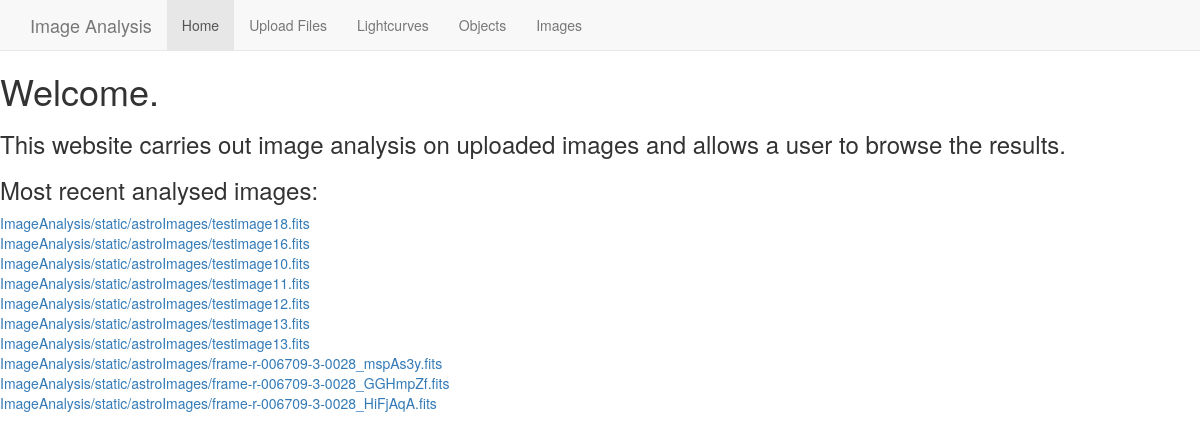
Before: / with the older database file.
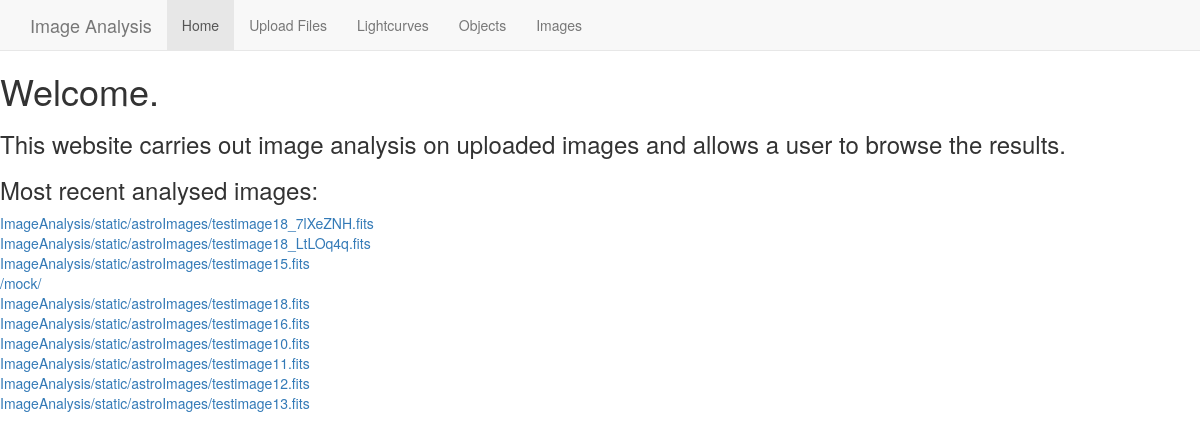
After: the same page with the newer database file.
### ImageAnalysis/models.py (models this page shows, shortened)
class Image(models.Model):
    sources = models.ManyToManyField(Source, through='SourceInImage', blank=True)
    camera = models.ForeignKey(Camera, on_delete=models.CASCADE)
    cameraFilter = models.CharField(max_length=2)
    imageFile = models.OneToOneField(UploadFile, on_delete=models.CASCADE)
    offset = models.FloatField(default=25.0)
    imageName = models.CharField(max_length=100)
    previewName = models.CharField(max_length=100)
    obsTime = models.DateTimeField()
    path = None #we can use Image.imageFile to return this
    data = None
    header = None
    offset = None #definitely add this to database
    offsetErr = None
    centreCoordinates = None #add this for image coordinate search
    backMean = None
    backMedian = None
    backStd = None
    stars = None
    magnitudes = None
    references = None
    wcsOb = None
    realMagnitudes = None

class UploadFile(models.Model):
    file = models.FileField(upload_to='ImageAnalysis/static/astroImages/')
    uploaded_at = models.DateTimeField(auto_now_add=True)
    def __str__(self):
        return str(self.file)

### ImageAnalysis/views.py (the view)
# urls.py: url(r'^$', views.index, name='index'),
def index(request):
	images = Image.objects.all() #get all images
	numberImages = len(images)
	if numberImages < 10:
		imagesToDisplay = numberImages
	else:
		imagesToDisplay = 10
	images = images[numberImages-imagesToDisplay:numberImages] #get last 10 images or all images if there's not 10
	images = images[::-1] #reverse list
	return render(request, 'ImageAnalysis/index.html', {'images': images})

### ImageAnalysis/templates/ImageAnalysis/index.html (shortened to what this page needs)
{% extends 'base.html' %}
{% block content%}
	<h1>Welcome.</h1>
	<h3>This website carries out image analysis on uploaded images and allows a user to browse the results.</h3>
	<h3>Most recent analysed images: </h3>
	{% for image in images %}
		<a href="{% url 'imageanalysis:image' %}{{image.id}}">{{image.imageFile}}</a><br/>
	{% endfor %}
{% endblock %}

### ImageAnalysis/templates/ImageAnalysis/base.html (shortened to what this page needs)
<!DOCTYPE html>
<html>
	<head>
        {% load staticfiles %}
        <link href="https://maxcdn.bootstrapcdn.com/bootstrap/3.3.7/css/bootstrap.min.css" type="text/css" rel="stylesheet"/>
	</head>
	<body>
		<nav class="navbar navbar-default navbar-static-top">
      		<div class="container">
        		<div class="navbar-header">
          			<a class="navbar-brand" href="#">Image Analysis</a>
        		</div>
        		<div id="navbar" class="navbar-collapse collapse">
          			<ul class="nav navbar-nav">
            			<li class="active"><a href="{% url "imageanalysis:index" %}">Home</a></li>
            			<li><a href="{% url "imageanalysis:upload" %}">Upload Files</a></li>
            			<li><a href="{% url "imageanalysis:lightcurve" %}">Lightcurves</a></li>
            			<li><a href="{% url "imageanalysis:object" %}">Objects</a></li>
            			<li><a href="{% url "imageanalysis:image" %}">Images</a></li>
          			</ul>
        		</div>
      		</div>
    	</nav>
		{% block content %}
		{% endblock %}
	</body>
</html>

Changed rows visible on the page:
no longer on this page (row unchanged): Image: imageFile "ImageAnalysis/static/astroImages/testimage13.fits"
no longer on this page (row unchanged): Image: imageFile "ImageAnalysis/static/astroImages/frame-r-006709-3-0028_mspAs3y.fits"
no longer on this page (row unchanged): Image: imageFile "ImageAnalysis/static/astroImages/frame-r-006709-3-0028_GGHmpZf.fits"
no longer on this page (row unchanged): Image: imageFile "ImageAnalysis/static/astroImages/frame-r-006709-3-0028_HiFjAqA.fits"
added Image: imageFile "ImageAnalysis/static/astroImages/testimage18_7lXeZNH.fits"
added Image: imageFile "ImageAnalysis/static/astroImages/testimage18_LtLOq4q.fits"
added Image: imageFile "ImageAnalysis/static/astroImages/testimage15.fits"
added Image: imageFile "/mock/"
